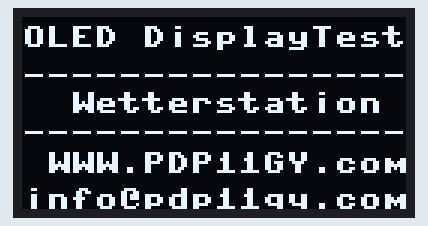
Simulated run of this program. Board: Raspberry Pi Pico running MicroPython. Parts: 128×64 one-colour display. Library files of the repository ran but are not shown: ssd1306.py. At 0.1 s the program stops and its outputs stay as they are.

Above: at 0.1 s.

The program:

OLED-Test.py
```python
from micropython import const
import framebuf
from machine import Pin, I2C
from ssd1306 import SSD1306_I2C
import time

# Define the display and size (128x32)
# OLED-Display an I2C1 (SDA=GP14, SCL=GP15)
i2c = I2C(1, scl=Pin(15), sda=Pin(14))
oled = SSD1306_I2C(128, 64, i2c)

# Clear the display first
oled.fill(0)

# Write a line of text to the display
oled.text("OLED DisplayTest",0,3)
oled.text("------------------",0,16)
oled.text("  Wetterstation",0,25)
oled.text("------------------",0,35)
oled.text(" WWW.PDP11GY.com",0,45)
oled.text("info@pdp11gy.com",0,57)

# Update the display
oled.show()
```
